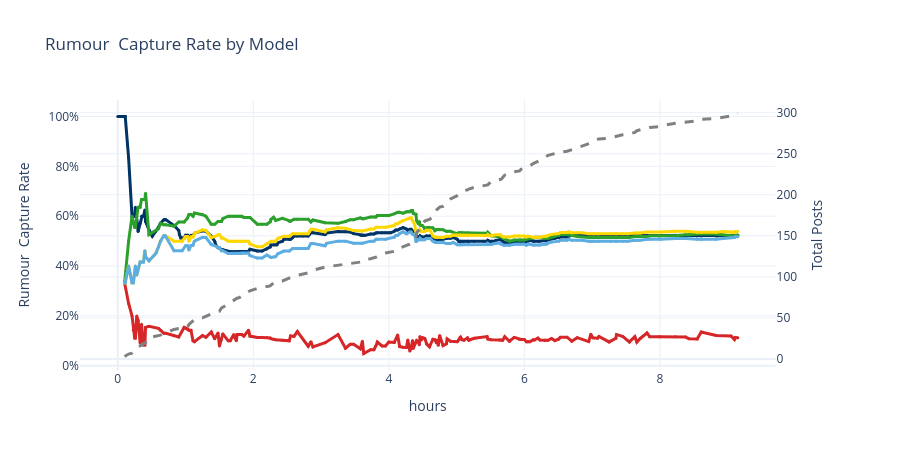

The notebook cell this image was saved under:
### Code cell
import plotly.graph_objects as go
from plotly.subplots import make_subplots

# Create figure with secondary y-axis
fig = make_subplots(specs=[[{"secondary_y": True}]])
model_colors = {
    "RF": "#003366",      # Dark blue
    "HAN": "#D62728",     # Red
    "LGBM": "#FFD700",    # Yellow (Gold)
    "LSTM": "#5DADE2",    # Light blue
    "GAT": "#2CA02C",     # Green
}

df_all.hour = (
    df_all.hour
    - float(
        df_all.hour.min()
    )
)

# Add one line per model
for model in df_all["model"].unique():

    df_all_model = (
        df_all[df_all["model"] == model]
        .sort_values("hour")
    )

    # Capture rate lines
    fig.add_trace(
        go.Scatter(
            x=df_all_model["hour"],
            y=df_all_model["capture_rate"],
            mode="lines+markers",
            name=model,
            line=dict(
            color=model_colors.get(model, "#808080"),
            width=3,
        ),
        marker=dict(
            color=model_colors.get(model, "#808080"),
            size=3,
        )
        ),
        secondary_y=False,
    )

    # Total posts as area plot (only once)
    if model == "GAT":
        fig.add_trace(
                    go.Scatter(
            x=df_all_model["hour"],
            y=df_all_model["total_posts"],
            mode="lines",
            line=dict(color="gray", dash="dash", width=3),
            name="Total Posts",
        ),
            secondary_y=True,
        )

fig.update_layout(
    title="Rumour  Capture Rate by Model",
    template="plotly_white",
    hovermode="x unified",
        showlegend=False,
     width=900,
    height=450
)

fig.update_xaxes(title_text="hours")

fig.update_yaxes(
    title_text="Rumour  Capture Rate",
    secondary_y=False,
    tickformat=".0%",
)

fig.update_yaxes(
    title_text="Total Posts",
    secondary_y=True,
)

fig.show()

### Figure 1 — Plotly figure (JSON) as saved in the notebook; plotly's stock layout.template omitted (floating-point values rounded to 4 significant figures; data arrays with more than 128 entries replaced by an {"elided": "..."} marker saying what was removed)
{"data": [{"line": {"color": "#003366", "width": 3}, "marker": {"color": "#003366", "size": 3}, "mode": "lines+markers", "name": "RF", "type": "scatter", "x": {"elided": "225 float values"}, "xaxis": "x", "y": {"elided": "225 float values"}, "yaxis": "y"}, {"line": {"color": "#D62728", "width": 3}, "marker": {"color": "#D62728", "size": 3}, "mode": "lines+markers", "name": "HAN", "type": "scatter", "x": {"elided": "170 float values"}, "xaxis": "x", "y": {"elided": "170 float values"}, "yaxis": "y"}, {"line": {"color": "#2CA02C", "width": 3}, "marker": {"color": "#2CA02C", "size": 3}, "mode": "lines+markers", "name": "GAT", "type": "scatter", "x": {"elided": "170 float values"}, "xaxis": "x", "y": {"elided": "170 float values"}, "yaxis": "y"}, {"line": {"color": "gray", "dash": "dash", "width": 3}, "mode": "lines", "name": "Total Posts", "type": "scatter", "x": {"elided": "170 float values"}, "xaxis": "x", "y": {"elided": "170 int values"}, "yaxis": "y2"}, {"line": {"color": "#FFD700", "width": 3}, "marker": {"color": "#FFD700", "size": 3}, "mode": "lines+markers", "name": "LGBM", "type": "scatter", "x": {"elided": "170 float values"}, "xaxis": "x", "y": {"elided": "170 float values"}, "yaxis": "y"}, {"line": {"color": "#5DADE2", "width": 3}, "marker": {"color": "#5DADE2", "size": 3}, "mode": "lines+markers", "name": "LSTM", "type": "scatter", "x": {"elided": "170 float values"}, "xaxis": "x", "y": {"elided": "170 float values"}, "yaxis": "y"}], "layout": {"height": 450, "hovermode": "x unified", "showlegend": false, "title": {"text": "Rumour  Capture Rate by Model"}, "width": 900, "xaxis": {"anchor": "y", "domain": [0, 0.94], "title": {"text": "hours"}}, "yaxis": {"anchor": "x", "domain": [0, 1], "tickformat": ".0%", "title": {"text": "Rumour  Capture Rate"}}, "yaxis2": {"anchor": "x", "overlaying": "y", "side": "right", "title": {"text": "Total Posts"}}}}
